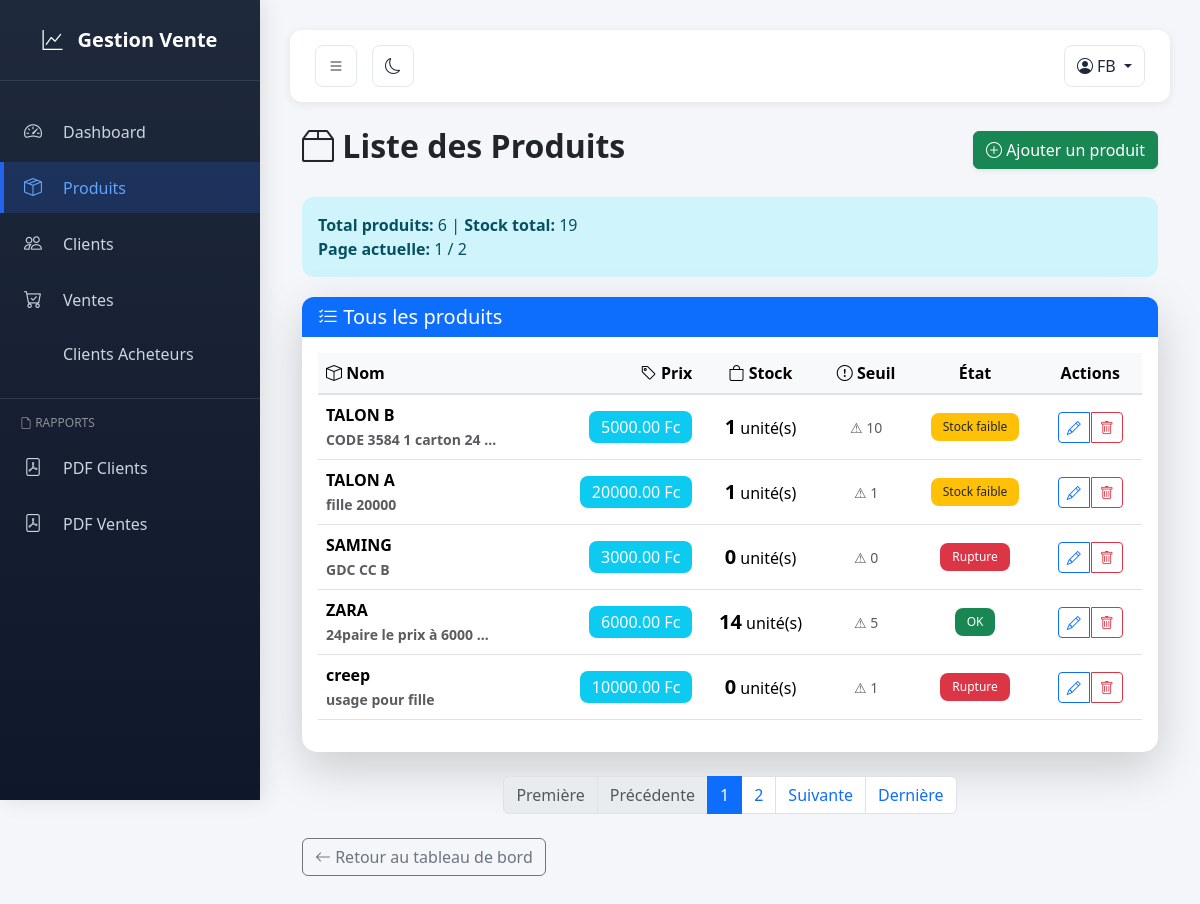
Page /produits/ (signed in) on the committed database.
### vente/models.py (models this page shows, shortened)
class Produit(models.Model):
    nom = models.CharField(max_length=200)
    description = models.TextField(blank=True)
    prix = models.DecimalField(max_digits=10, decimal_places=2)
    stock = models.PositiveIntegerField(default=0)
    seuil_alerte = models.PositiveIntegerField(default=5)  # alerte stock faible

### vente/views.py (the view)
# urls.py: path('produits/', views.liste_produits, name='liste_produits'),
@login_required
def liste_produits(request):
    produits_list = Produit.objects.all().order_by('-id')
    paginator = Paginator(produits_list, 5)  # 5 produits par page
    page = request.GET.get('page')
    try:
        produits = paginator.page(page)
    except PageNotAnInteger:
        produits = paginator.page(1)
    except EmptyPage:
        produits = paginator.page(paginator.num_pages)
    total_produits = Produit.objects.count()
    total_stock = Produit.objects.aggregate(total=Sum('stock'))['total'] or 0
    return render(request, 'vente/produits.html', {
        'produits': produits,
        'total_produits': total_produits,
        'total_stock': total_stock
    })

### vente/templates/vente/produits.html (shortened to what this page needs)
{% extends 'vente/base.html' %}
{% block content %}
<div class="container mt-4">
  <div class="d-flex justify-content-between align-items-center mb-4">
    <h2 class="fw-bold"><i class="bi bi-box2"></i> Liste des Produits</h2>
    <a href="{% url 'vente:ajouter_produit' %}" class="btn btn-success shadow-sm">
      <i class="bi bi-plus-circle"></i> Ajouter un produit
    </a>
  </div>
  <div class="alert alert-info">
    <strong>Total produits:</strong> {{ total_produits }} | <strong>Stock total:</strong> {{ total_stock }}
    <br><strong>Page actuelle:</strong> {{ produits.number }} / {{ produits.paginator.num_pages }}
  </div>
  <div class="card shadow-lg border-0">
    <div class="card-header bg-primary text-white">
      <h5 class="mb-0"><i class="bi bi-list-check"></i> Tous les produits</h5>
    </div>
    <div class="card-body">
      <div class="table-responsive">
        <table class="table table-hover align-middle">
          <thead class="table-light">
            <tr>
              <th><i class="bi bi-box"></i> Nom</th>
              <th class="text-end"><i class="bi bi-tag"></i> Prix</th>
              <th class="text-center"><i class="bi bi-bag"></i> Stock</th>
              <th class="text-center"><i class="bi bi-exclamation-circle"></i> Seuil</th>
              <th class="text-center">État</th>
              <th class="text-center">Actions</th>
            </tr>
          </thead>
          <tbody>
            {% for p in produits %}
            <tr>
              <td class="fw-semibold">
                <strong>{{ p.nom }}</strong>
                {% if p.description %}
                <br><small class="text-muted">{{ p.description|truncatewords:5 }}</small>
                {% endif %}
              </td>
              <td class="text-end">
                <span class="badge bg-info fs-6">{{ p.prix }} Fc</span>
              </td>
              <td class="text-center">
                <strong class="fs-5">{{ p.stock }}</strong> unité(s)
              </td>
              <td class="text-center">
                <small class="text-muted">⚠ {{ p.seuil_alerte }}</small>
              </td>
              <td class="text-center">
                {% if p.stock == 0 %}
                  <span class="badge bg-danger">Rupture</span>
                {% elif p.stock <= p.seuil_alerte %}
                  <span class="badge bg-warning text-dark">Stock faible</span>
                {% else %}
                  <span class="badge bg-success">OK</span>
                {% endif %}
              </td>
              <td class="text-center">
                <div class="btn-group" role="group">
                  <a class="btn btn-sm btn-outline-primary"
                     href="{% url 'vente:modifier_produit' p.pk %}"
                     title="Modifier">
                     <i class="bi bi-pencil"></i>
                  </a>
                  <a class="btn btn-sm btn-outline-danger"
                     href="{% url 'vente:supprimer_produit' p.pk %}"
                     title="Supprimer">
                     <i class="bi bi-trash"></i>
                  </a>
                </div>
              </td>
            </tr>
            {% endfor %}
          </tbody>
        </table>
      </div>
    </div>
  </div>
  <nav aria-label="Page navigation" class="mt-4">
    <ul class="pagination justify-content-center">
      {% if produits.has_previous %}
        <li class="page-item">
          <a class="page-link" href="?page=1">Première</a>
        </li>
        <li class="page-item">
          <a class="page-link" href="?page={{ produits.previous_page_number }}">Précédente</a>
        </li>
      {% else %}
        <li class="page-item disabled">
          <span class="page-link">Première</span>
        </li>
        <li class="page-item disabled">
          <span class="page-link">Précédente</span>
        </li>
      {% endif %}
      {% for num in produits.paginator.page_range %}
        {% if produits.number == num %}
          <li class="page-item active">
            <span class="page-link">{{ num }}</span>
          </li>
        {% else %}
          <li class="page-item">
            <a class="page-link" href="?page={{ num }}">{{ num }}</a>
          </li>
        {% endif %}
      {% endfor %}
      {% if produits.has_next %}
        <li class="page-item">
          <a class="page-link" href="?page={{ produits.next_page_number }}">Suivante</a>
        </li>
        <li class="page-item">
          <a class="page-link" href="?page={{ produits.paginator.num_pages }}">Dernière</a>
        </li>
      {% endif %}
    </ul>
  </nav>
  <div class="mt-4">
    <a href="{% url 'vente:tableau_bord' %}" class="btn btn-outline-secondary">
      <i class="bi bi-arrow-left"></i> Retour au tableau de bord
    </a>
  </div>
</div>
{% endblock %}

### vente/templates/vente/base.html (shortened to what this page needs)
<!doctype html>
<html lang="fr">
<head>
  <link href="https://cdn.jsdelivr.net/npm/bootstrap@5.3.2/dist/css/bootstrap.min.css" rel="stylesheet">
  <link href="https://cdn.jsdelivr.net/npm/bootstrap-icons@1.11.3/font/bootstrap-icons.css" rel="stylesheet">
</head>
<body>
<div class="sidebar" id="sidebar">
  <div class="logo">
    <i class="bi bi-graph-up"></i>
    <span>Gestion Vente</span>
  </div>
  <div class="sidebar-nav">
    <a href="{% url 'vente:tableau_bord' %}" class="{% if request.resolver_match.url_name == 'tableau_bord' %}active{% endif %}">
      <i class="bi bi-speedometer2"></i> <span>Dashboard</span>
    </a>
    <a href="{% url 'vente:liste_produits' %}" class="{% if request.resolver_match.url_name == 'liste_produits' %}active{% endif %}">
      <i class="bi bi-box-seam"></i> <span>Produits</span>
    </a>
    <a href="{% url 'vente:liste_clients' %}" class="{% if request.resolver_match.url_name == 'liste_clients' %}active{% endif %}">
      <i class="bi bi-people"></i> <span>Clients</span>
    </a>
    <a href="{% url 'vente:liste_ventes' %}" class="{% if request.resolver_match.url_name == 'liste_ventes' %}active{% endif %}">
      <i class="bi bi-cart-check"></i> <span>Ventes</span>
    <a href="{% url 'vente:clients_achetes' %}" class="{% if request.resolver_match.url_name == 'clients_achetes' %}active{% endif %}">
       <span>Clients Acheteurs</span>
    </a>
    </a>
    <div style="border-top: 1px solid rgba(255,255,255,0.1); margin: 20px 0; padding-top: 15px;">
      <p style="padding: 0 20px; font-size: 12px; color: rgba(255,255,255,0.5); text-transform: uppercase; margin-bottom: 10px;">
        <i class="bi bi-file-earmark"></i> Rapports
      </p>
      <a href="{% url 'vente:exporter_clients_pdf' %}" class="text-decoration-none" style="color: #cbd5e1; padding: 12px 20px; display: flex; align-items: center; gap: 15px; transition: all 0.3s ease;">
        <i class="bi bi-file-pdf"></i> <span>PDF Clients</span>
      </a>
      <a href="{% url 'vente:exporter_ventes_pdf' %}" class="text-decoration-none" style="color: #cbd5e1; padding: 12px 20px; display: flex; align-items: center; gap: 15px; transition: all 0.3s ease;">
        <i class="bi bi-file-pdf"></i> <span>PDF Ventes</span>
      </a>
    </div>
  </div>
</div>
<div class="main-content">
  <div class="topbar">
    <div class="topbar-left">
      <button class="toggle-btn" onclick="toggleSidebar()" title="Toggle Sidebar">
        <i class="bi bi-list"></i>
      </button>
      <button class="toggle-btn" onclick="toggleDarkMode()" title="Toggle Dark Mode">
        <i class="bi bi-moon"></i>
      </button>
    </div>
    <div class="topbar-right">
      {% if user.is_authenticated %}
        <div class="dropdown">
          <button class="toggle-btn dropdown-toggle" data-bs-toggle="dropdown" title="Profile">
            <i class="bi bi-person-circle"></i> {{ user.username }}
          </button>
        </div>
      {% else %}
        <a href="{% url 'login' %}" class="toggle-btn">
          <i class="bi bi-box-arrow-in-right"></i> Connexion
        </a>
      {% endif %}
    </div>
  </div>
  {% block content %}{% endblock %}
</div>
</body>
</html>

### vente/templates/vente/base.html (style rules this page uses)
* { margin: 0; padding: 0; box-sizing: border-box; }
body { transition: all 0.3s ease; background-color: #f4f6f9; font-family: 'Segoe UI', Tahoma, Geneva, Verdana, sans-serif; }
.sidebar { width: 260px; height: 100vh; position: fixed; left: 0; top: 0; background: linear-gradient(180deg, #1e293b 0%, #0f172a 100%); color: white; transition: all 0.3s ease; overflow-x: hidden; overflow-y: auto; z-index: 1000; box-shadow: 4px 0 20px rgba(0, 0, 0, 0.1); }
.logo { font-size: 20px; font-weight: bold; padding: 25px 15px; text-align: center; border-bottom: 1px solid rgba(255, 255, 255, 0.1); display: flex; align-items: center; justify-content: center; gap: 10px; }
.logo span { margin-left: 5px; }
.sidebar-nav { padding: 20px 0; }
.sidebar a { color: #cbd5e1; text-decoration: none; padding: 12px 20px; display: flex; align-items: center; gap: 15px; transition: all 0.3s ease; border-left: 4px solid transparent; margin: 5px 0; }
.sidebar a.active { background-color: rgba(37, 99, 235, 0.2); color: #60a5fa; border-left-color: #2563eb; }
.sidebar a i { min-width: 24px; font-size: 18px; }
.main-content { margin-left: 260px; padding: 30px; transition: all 0.3s ease; min-height: 100vh; }
.topbar { background: white; padding: 15px 25px; border-radius: 12px; margin-bottom: 25px; display: flex; justify-content: space-between; align-items: center; box-shadow: 0 2px 8px rgba(0, 0, 0, 0.08); }
.topbar-left { display: flex; gap: 15px; align-items: center; }
.topbar-right { display: flex; gap: 20px; align-items: center; }
.toggle-btn { border: 1px solid #e2e8f0; background: white; color: #1e293b; border-radius: 8px; padding: 8px 12px; cursor: pointer; transition: all 0.3s ease; font-size: 16px; }
.card { border: none; border-radius: 12px; box-shadow: 0 2px 12px rgba(0, 0, 0, 0.08); transition: all 0.3s ease; }
.card-header { border-radius: 12px 12px 0 0 !important; font-weight: 600; border: none; }
.alert { border: none; border-radius: 12px; }
.alert { margin-bottom: 20px; border-radius: 12px; }

### vente/templates/vente/produits.html (style rules this page uses)
.card { border-radius: 15px; }
.badge { padding: 8px 12px; border-radius: 8px; font-weight: 500; }
.table th { font-weight: 600; border-bottom: 2px solid #dee2e6; }
.btn-group .btn { margin: 0 2px; }

### rows in the picture
Produit: nom "TALON B", description "CODE 3584 1 carton 24 …", prix "5000.00", stock "1", seuil_alerte "10", shows "Stock faible"
Produit: nom "TALON A", description "fille 20000", prix "20000.00", stock "1", seuil_alerte "1", shows "Stock faible"
Produit: nom "SAMING", description "GDC CC B", prix "3000.00", stock "0", seuil_alerte "0", shows "Rupture"
Produit: nom "ZARA", description "24paire le prix à 6000 …", prix "6000.00", stock "14", seuil_alerte "5", shows "OK"
Produit: nom "creep", description "usage pour fille", prix "10000.00", stock "0", seuil_alerte "1", shows "Rupture"

### other values in the picture
{{ user.username }} "FB"
{{ total_produits }} "6"
{{ total_stock }} "19"
{{ produits.number }} "1"
{{ produits.paginator.num_pages }} "2"
{{ num }} "1"
{{ num }} "2"
